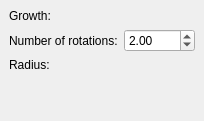
        <widget class="QWidget" name="page9_spiral">
         <layout class="QGridLayout">
          <property name="margin">
           <number>9</number>
          </property>
          <property name="spacing">
           <number>6</number>
          </property>
          <item row="1" column="0">
           <spacer>
            <property name="orientation">
             <enum>Qt::Vertical</enum>
            </property>
            <property name="sizeHint" stdset="0">
             <size>
              <width>20</width>
              <height>40</height>
             </size>
            </property>
           </spacer>
          </item>
          <item row="0" column="0">
           <layout class="QGridLayout">
            <property name="margin">
             <number>0</number>
            </property>
            <property name="spacing">
             <number>6</number>
            </property>
            <item row="2" column="0">
             <widget class="QLabel" name="label_spiral_radius">
              <property name="text">
               <string>Radius:</string>
              </property>
             </widget>
            </item>
            <item row="0" column="0">
             <widget class="QLabel" name="label_spiral_growth">
              <property name="text">
               <string>Growth:</string>
              </property>
             </widget>
            </item>
            <item row="1" column="0">
             <widget class="QLabel" name="label_spiral_rotation">
              <property name="text">
               <string>Number of rotations:</string>
              </property>
             </widget>
            </item>
            <item row="0" column="1">
             <widget class="Gui::QuantitySpinBox" name="spiralGrowth">
              <property name="unit" stdset="0">
               <string notr="true">mm</string>
              </property>
              <property name="value">
               <double>1.000000000000000</double>
              </property>
             </widget>
            </item>
            <item row="1" column="1">
             <widget class="QDoubleSpinBox" name="spiralRotation">
              <property name="maximum">
               <double>1000.000000000000000</double>
              </property>
              <property name="value">
               <double>2.000000000000000</double>
              </property>
             </widget>
            </item>
            <item row="2" column="1">
             <widget class="Gui::QuantitySpinBox" name="spiralRadius">
              <property name="unit" stdset="0">
               <string notr="true">mm</string>
              </property>
              <property name="value">
               <double>1.000000000000000</double>
              </property>
             </widget>
            </item>
           </layout>
          </item>
         </layout>
        </widget>
